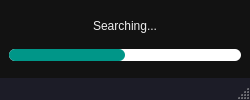
<?xml version="1.0" encoding="UTF-8"?>
<ui version="4.0">
 <class>ProgressWindow</class>
 <widget class="QMainWindow" name="ProgressWindow">
  <property name="geometry">
   <rect>
    <x>0</x>
    <y>0</y>
    <width>250</width>
    <height>100</height>
   </rect>
  </property>
  <property name="minimumSize">
   <size>
    <width>250</width>
    <height>100</height>
   </size>
  </property>
  <property name="maximumSize">
   <size>
    <width>250</width>
    <height>100</height>
   </size>
  </property>
  <property name="windowTitle">
   <string>Process</string>
  </property>
  <property name="styleSheet">
   <string notr="true">QMainWindow {
background: #1c1c27;
border-radius: 10px solid #eeeeee;
}

QLineEdit {
background: #2d3259;
border-radius: 10px;
color: #eeeeee;
font-family:Arial ;
padding: 5px;
}

QLineEdit:focus {
border: 2px solid #5190CB;

}
QSpinBox {
background: #2d3259;
border-radius: 10px;
color: #eeeeee;
font-family:Arial ;
padding: 3px;
}

QSpinBox::down-button
{
background:transparent;
}

QSpinBox::up-button
{
background:transparent;
}

QSpinBox::down-arrow
{
border-image : url(:/icon/icon/chevron-down-wh.svg);
width: 15px;
height:15px;
}

QSpinBox::up-arrow
{
border-image : url(:/icon/icon/chevron-up-wh.svg);
width: 15px;
height:15px;
}

QSpinBox:hover{
background-color: #524eee;
}

QDoubleSpinBox:hover{
background-color: #524eee;
}

QDoubleSpinBox {
background: #2d3259;
border-radius: 10px;
color: #eeeeee;
font-family:Arial ;
padding: 3px;
}

QDoubleSpinBox::down-button
{
background:transparent;
}

QDoubleSpinBox::up-button
{
background:transparent;
}

QDoubleSpinBox::down-arrow
{
border-image : url(:/icon/icon/chevron-down-wh.svg);
width: 15px;
height:15px;
}

QDoubleSpinBox::up-arrow
{
border-image : url(:/icon/icon/chevron-up-wh.svg);
width: 15px;
height:15px;
}

QComboBox {
background: #2d3259;
border-radius: 7px;
padding: 5px;
color: #eeeeee;
}

QComboBox::drop-down:button{
border-radius:5px; 
}

QComboBox::down-arrow{
image: url(:/icon/icon/chevron-down-wh.svg);
width: 15px;
height:15px;
margin-right:10px;

}

QComboBox:hover{
background-color: #524eee;
}

</string>
  </property>
  <widget class="QWidget" name="centralwidget">
   <property name="styleSheet">
    <string notr="true">#centralwidget{
background: #121212;
}
QGroupBox {
background-color: #1c1c27;
border-radius: 15px;
	color: rgb(255, 255, 255);
}
QGroupBox::title {
                subcontrol-origin: margin;
                subcontrol-position: top center;    /* position at the top center */
                padding: 10px;
}
</string>
   </property>
   <layout class="QGridLayout" name="gridLayout">
    <item row="0" column="0" alignment="Qt::AlignHCenter">
     <widget class="QLabel" name="label">
      <property name="minimumSize">
       <size>
        <width>0</width>
        <height>20</height>
       </size>
      </property>
      <property name="maximumSize">
       <size>
        <width>16777215</width>
        <height>20</height>
       </size>
      </property>
      <property name="font">
       <font>
        <family>Segoe UI</family>
        <pointsize>9</pointsize>
       </font>
      </property>
      <property name="text">
       <string>&lt;html&gt;&lt;head/&gt;&lt;body&gt;&lt;p&gt;&lt;span style=&quot; color:#eeeeee;&quot;&gt;Searching...&lt;/span&gt;&lt;/p&gt;&lt;/body&gt;&lt;/html&gt;</string>
      </property>
     </widget>
    </item>
    <item row="1" column="0">
     <widget class="QProgressBar" name="progressBar">
      <property name="styleSheet">
       <string notr="true">QProgressBar {
    min-height: 12px;
    max-height: 12px;
    border-radius: 6px;
}
QProgressBar::chunk {
    border-radius: 6px;
    background-color: #009688;
}</string>
      </property>
      <property name="maximum">
       <number>0</number>
      </property>
      <property name="value">
       <number>0</number>
      </property>
      <property name="textVisible">
       <bool>false</bool>
      </property>
     </widget>
    </item>
   </layout>
  </widget>
  <widget class="QStatusBar" name="statusbar"/>
 </widget>
 <resources>
  <include location="../icon.qrc"/>
  <include location="../icon.qrc"/>
  <include location="../icon.qrc"/>
  <include location="../icon.qrc"/>
  <include location="../icon.qrc"/>
 </resources>
 <connections/>
</ui>
